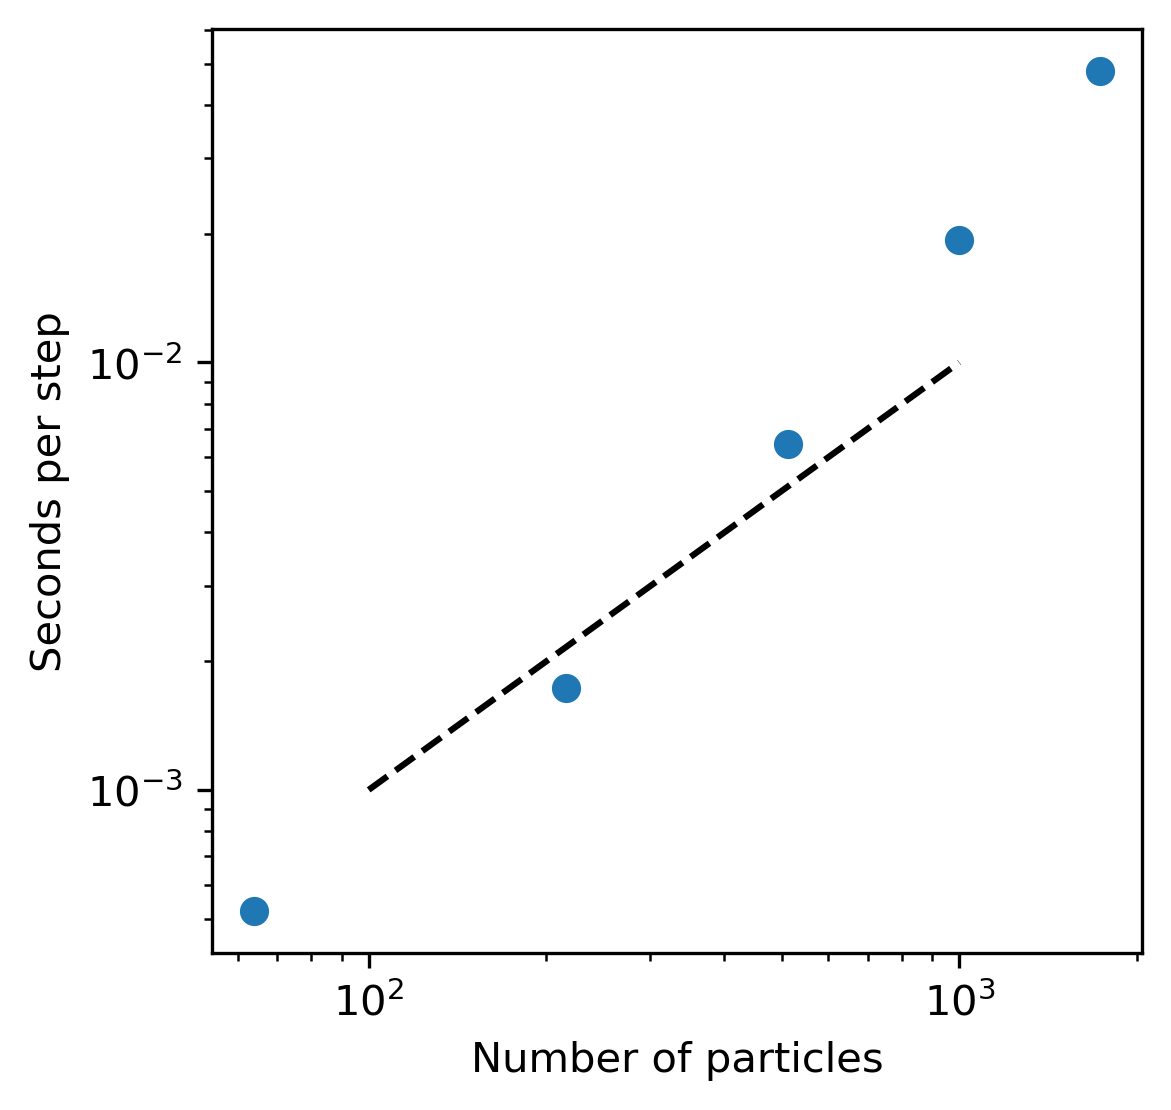

This figure's Python source:
from time import perf_counter

import numpy as np
import matplotlib.pyplot as plt
import pandas as pd

from dompap import Simulation, autotune


def benchmark(nx=5, verbose=False, plot=False):
    sim = Simulation()
    sim.set_positions(unit_cell_coordinates=([0.0, 0.0, 0.0],), cells=(nx, nx, nx), lattice_constants=(1.0, 1.0, 1.0))
    sim.set_masses(masses=1.0)
    sim.set_random_velocities(temperature=1.0)
    sim.set_pair_potential(pair_potential_str='(1-r)**2', r_cut=1.0)
    sim.set_pair_potential_parameters(sigma=1.0, epsilon=1.0)
    sim.set_neighbor_list(skin=1.0, max_number_of_neighbors=512)
    sim.set_integrator(time_step=0.01, target_temperature=1.0, temperature_damping_time=1.0)
    sim.set_density(density=1.0)
    sim = autotune(sim, verbose=verbose, plot=plot)

    # Equilibrate
    steps_eq = 10
    sim.run(steps_eq)

    max_run_time = 1.0  # seconds
    steps_per_round = 200

    times = []
    start = perf_counter()
    while perf_counter() - start < max_run_time or len(times) < 2:
        tic = perf_counter()
        sim.run(steps_per_round)
        toc = perf_counter()
        times.append(toc - tic)

    number_of_particles = sim.get_number_of_particles()
    seconds_per_step = sum(times) / len(times) / steps_per_round
    err_seconds_per_step = np.std(times) / np.sqrt(len(times))

    if verbose:
        print(f'Time to run benchmark: {toc - start:.2f} seconds')
        print(f'{number_of_particles=}, {len(times)=}, {seconds_per_step=:.6f} +/- {err_seconds_per_step=:.6f} seconds/step')

    return number_of_particles, seconds_per_step, err_seconds_per_step

sizes, times, times_err = [], [], []

for nx in 4, 6, 8, 10:
    number_of_particles, seconds_per_step, err_seconds_per_step = benchmark(nx, verbose=True)
    sizes.append(number_of_particles)
    times.append(seconds_per_step)
    times_err.append(err_seconds_per_step)

plt.figure(figsize=(4, 4))
plt.plot(sizes, times, 'o')
plt.plot([1e2, 1e3], [1e-3, 1e-2], 'k--')
plt.xlabel('Number of particles')
plt.ylabel('Seconds per step')
plt.xscale('log')
plt.yscale('log')
plt.savefig('system_sizes.png', bbox_inches='tight', dpi=300)
plt.show()

# Save data to cvs file
df = pd.DataFrame(data={'size': sizes, 'time': times, 'time_err': times_err})
df.to_csv('system_sizes.csv', index=False)